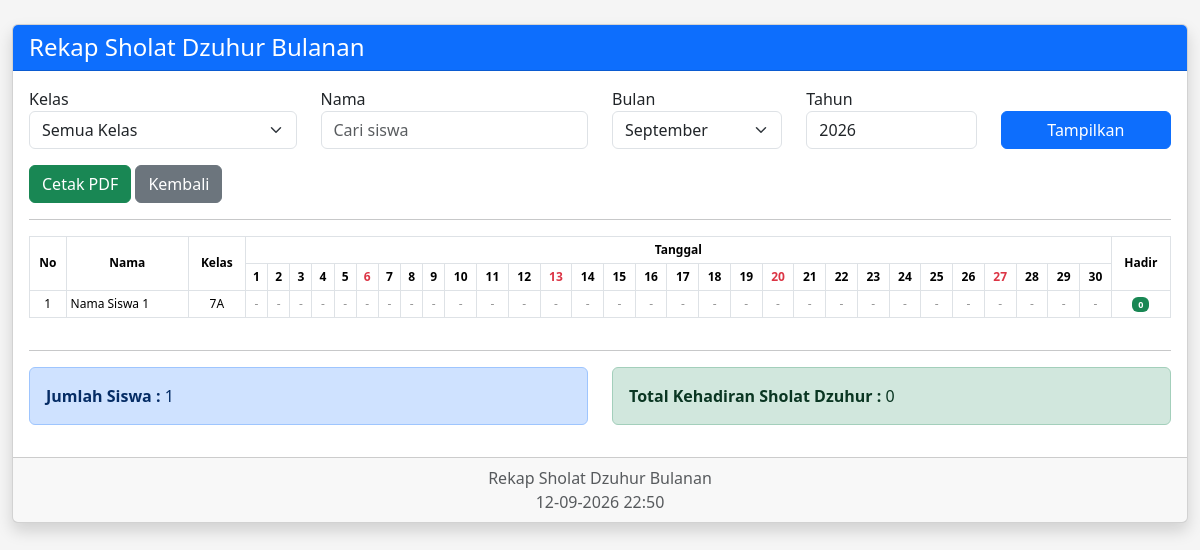
Page /rekap_dzuhur.php (signed in) on the committed database.
### tables this page shows
CREATE TABLE `siswa` (
  `id` int(11) NOT NULL,
  `nis` varchar(20) DEFAULT NULL,
  `nisn` varchar(20) DEFAULT NULL,
  `nama` varchar(100) DEFAULT NULL,
  `kelas` varchar(50) DEFAULT NULL,
  `status` varchar(10) NOT NULL DEFAULT 'aktif',
  `no_wa` varchar(20) DEFAULT NULL,
  `rfid_uid` varchar(50) DEFAULT NULL,
  `foto_siswa` varchar(255) DEFAULT NULL
);

### rekap_dzuhur.php (the view, shortened to what this page needs)
<?php
include "config.php";
$kelas = $_GET['kelas'] ?? '';
$nama  = $_GET['nama'] ?? '';
$bulan = $_GET['bulan'] ?? date('m');
$tahun = $_GET['tahun'] ?? date('Y');
$jumlahHari = cal_days_in_month(CAL_GREGORIAN, $bulan, $tahun);
$sqlSiswa = "
SELECT *
FROM siswa
WHERE 1
";
$sqlSiswa.=" ORDER BY kelas,nama";
$siswaResult=mysqli_query($conn,$sqlSiswa);
$absensi=[];
?>
<!DOCTYPE html>
<html lang="id">
<head>
<link
href="https://cdn.jsdelivr.net/npm/bootstrap@5.3.2/dist/css/bootstrap.min.css"
rel="stylesheet">
</head>
<body>
<div class="container-fluid mt-4">
<div class="card shadow">
<div class="card-header bg-primary text-white">
<h4 class="mb-0">
Rekap Sholat Dzuhur Bulanan
</h4>
</div>
<div class="card-body">
<form method="GET">
<div class="row">
<div class="col-md-3">
<label>Kelas</label>
<select
name="kelas"
class="form-select">
<option value="">
Semua Kelas
</option>
</select>
</div>
<div class="col-md-3">
<label>Nama</label>
<input
type="text"
name="nama"
class="form-control"
value="<?= htmlspecialchars($nama) ?>"
placeholder="Cari siswa">
</div>
<div class="col-md-2">
<label>Bulan</label>
<select
name="bulan"
class="form-select">
<?php
for($b=1;$b<=12;$b++){
$selected="";
if($bulan==$b)
$selected="selected";
echo "<option value='$b' $selected>";
echo date("F",mktime(0,0,0,$b,1));
echo "</option>";
}
?>
</select>
</div>
<div class="col-md-2">
<label>Tahun</label>
<input
type="number"
name="tahun"
class="form-control"
value="<?= $tahun ?>">
</div>
<div class="col-md-2 d-grid">
<label>&nbsp;</label>
<button
class="btn btn-primary">
Tampilkan
</button>
</div>
</div>
<div class="mt-3">
<a
href="cetak_rekap_dzuhur.php?kelas=<?= urlencode($kelas) ?>&nama=<?= urlencode($nama) ?>&bulan=<?= $bulan ?>&tahun=<?= $tahun ?>"
target="_blank"
class="btn btn-success">
Cetak PDF
</a>
<a
href="dashboard.php"
class="btn btn-secondary">
Kembali
</a>
</div>
</form>
<hr>
<div class="table-responsive">
<table class="table table-bordered table-hover table-sm">
    <thead>
        <tr>
            <th rowspan="2">No</th>
            <th rowspan="2">Nama</th>
            <th rowspan="2">Kelas</th>
            <th colspan="<?= $jumlahHari ?>">
                Tanggal
            </th>
            <th rowspan="2">
                Hadir
            </th>
        </tr>
        <tr>
<?php
for($i=1;$i<=$jumlahHari;$i++){
    $tgl = sprintf("%04d-%02d-%02d",$tahun,$bulan,$i);
    $hari = date('w',strtotime($tgl));
    $class="";
    if($hari==0){
        $class="class='text-danger'";
    }
    echo "<th $class>$i</th>";
}
?>
        </tr>
    </thead>
<tbody>
<?php
$no=1;
if(mysqli_num_rows($siswaResult)>0):
while($siswa=mysqli_fetch_assoc($siswaResult)):
$sid=$siswa['id'];
$totalHadir=0;
?>
<tr>
<td><?= $no++ ?></td>
<td class="nama">
<?= htmlspecialchars($siswa['nama']) ?>
</td>
<td>
<?= htmlspecialchars($siswa['kelas']) ?>
</td>
<?php
for($i=1;$i<=$jumlahHari;$i++):
$tanggal=sprintf("%04d-%02d-%02d",$tahun,$bulan,$i);
$hari=date('w',strtotime($tanggal));
$jam=$absensi[$sid][$i] ?? null;
if($hari==0){
    if(!empty($jam)){
        echo "<td class='libur'>
                <span class='hadir'>&bull;</span>
              </td>";
        $totalHadir++;
    }else{
        echo "<td class='libur'>
                <span class='kosong'>-</span>
              </td>";
    }
    continue;
}
if(!empty($jam)){
    echo "<td>
            <span class='hadir'>&bull;</span>
          </td>";
    $totalHadir++;
}else{
    echo "<td>
            <span class='kosong'>-</span>
          </td>";
}
endfor;
?>
<td>
<span class="badge bg-success">
<?= $totalHadir ?>
</span>
</td>
</tr>
<?php
endwhile;
endif; ?>
</tbody>
</table>
</div>
<?php
mysqli_data_seek($siswaResult, 0);
$totalSiswa = 0;
$totalKehadiran = 0;
while ($s = mysqli_fetch_assoc($siswaResult)) {
    $totalSiswa++;
}
?>
<hr>
<div class="row">
    <div class="col-md-6">
        <div class="alert alert-primary">
            <strong>Jumlah Siswa :</strong>
            <?= $totalSiswa ?>
        </div>
    </div>
    <div class="col-md-6">
        <div class="alert alert-success">
            <strong>Total Kehadiran Sholat Dzuhur :</strong>
            <?= $totalKehadiran ?>
        </div>
    </div>
</div>
</div>
<div class="card-footer text-center text-muted">
Rekap Sholat Dzuhur Bulanan
<br>
<?= date('d-m-Y H:i') ?>
</div>
</div>
</div>
</body>
</html>

### rekap_dzuhur.php (style rules this page uses)
body { background:#f5f5f5; }
.table { font-size:12px; }
.table th, .table td { text-align:center; vertical-align:middle; white-space:nowrap; }
.nama { text-align:left !important; }
.kosong { color:#999; }
.libur { background:#f8d7da; }
thead th { background:#0d6efd; color:white; }

### rows in the picture
siswa: nama "Nama Siswa 1", kelas "7A", totalHadir "0"

### other values in the picture
$totalSiswa "1"
$totalKehadiran "0"
form field bulan "September"
